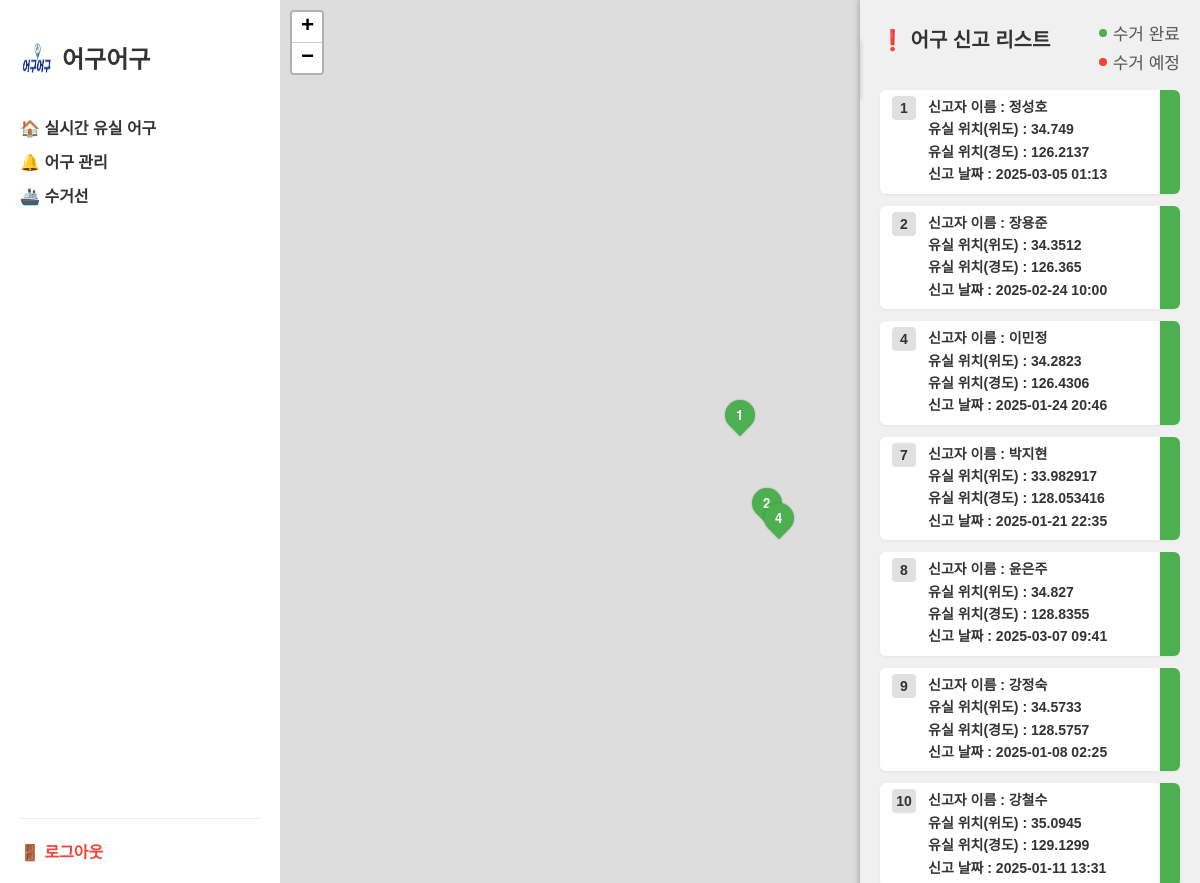
The app's page /maps/ with its own data.
### sediment/models.py (models this page shows)
class LostingGear(models.Model):
    report_id = models.IntegerField(primary_key=True)
    lg_buyer = models.ForeignKey(FishingActivity, models.DO_NOTHING, db_column='lg_buyer_id')
    lg_admin = models.ForeignKey(Admin, models.DO_NOTHING, db_column='lg_admin_id')
    cast_latitude = models.DecimalField(max_digits=9, decimal_places=6)
    cast_longitude = models.DecimalField(max_digits=9, decimal_places=6)
    cast_time = models.DateTimeField()
    report_time = models.DateTimeField()
    class Meta:
        managed = False
        db_table = 'losting_gear'

class Buyer(models.Model):
    buyer_id = models.IntegerField(primary_key=True)
    buyer_name = models.CharField(max_length=45)
    buyer_ph = models.CharField(max_length=20)
    boat_name = models.CharField(max_length=45)
    boat_weight = models.FloatField()
    class Meta:
        managed = False
        db_table = 'buyer'

### maps/views.py (the view)
# urls.py: path('', views.map_view, name='map_view'),
def map_view(request):
    view_type = request.GET.get('view', 'assigned')
    lost_reports = []
    if view_type == 'unassigned':
        report_name_map = {2: "서민석", 3: "금교현"}
        for rid in [2, 3]:
            rows = SystemData.objects.using('gpsdb').filter(report2_id=rid).order_by('-time_stamp')
            if rows.exists():
                row = rows.first()
                lost_reports.append({
                    'report_id': f'{row.report2_id}',
                    'buyer_name': report_name_map[row.report2_id],
                    'report_time': row.time_stamp.strftime('%Y-%m-%d %H:%M'),
                    'report_time_raw': row.time_stamp.strftime('%Y-%m-%d'),
                    'latitude': row.lat,
                    'longitude': row.lon,
                })
    else:
        from .models import LostingGear, FishingActivity, Buyer, Assignment
        assigned_ids = set(Assignment.objects.values_list('as_admin_id', flat=True))
        for report in LostingGear.objects.all():
            if (view_type == 'assigned' and report.lg_admin_id not in assigned_ids) or \
               (view_type == 'unassigned' and report.lg_admin_id in assigned_ids):
                continue
            try:
                activity = FishingActivity.objects.get(fa_buyer_id=report.lg_buyer_id)
                buyer = Buyer.objects.get(buyer_id=activity.fa_buyer_id)
            except (FishingActivity.DoesNotExist, Buyer.DoesNotExist):
                continue
            lost_reports.append({
                'report_id': report.report_id,
                'buyer_name': buyer.buyer_name,
                'report_time': report.report_time.strftime('%Y-%m-%d %H:%M'),
                'report_time_raw': report.report_time.strftime('%Y-%m-%d'),
                'latitude': float(report.cast_latitude),
                'longitude': float(report.cast_longitude),
            })
    context = {
        'lost_reports': lost_reports,
        'view_type': view_type,
    }
    return render(request, 'maps/maps.html', context)

### maps/templates/maps/maps.html (shortened to what this page needs)
<!DOCTYPE html>
<html lang="ko">
<head>
  {% load static %}
  <link rel="stylesheet" href="https://unpkg.com/leaflet@1.9.4/dist/leaflet.css" />
</head>
<body>
<div class="dashboard-wrapper">
  <div class="sidebar">
    <div class="sidebar-logo" onclick="window.location.href='/maps/'">
      <img src="{% static 'images/loginlogo.jpg' %}" alt="로고" class="logo-img" />
      <h2>어구어구</h2>
    </div>
    <ul class="sidebar-menu">
      <li><a href="{% url 'map_view' %}?view=assigned">🏠 실시간 유실 어구</a></li>
      <li class="menu-item">
        <div class="menu-title" onclick="toggleMenu()">🔔 어구 관리</div>
      </li>
      <li class="menu-item">
        <div class="menu-title" onclick="toggleBoatMenu()">🚢 수거선</div>
      </li>
    </ul>
    <div class="sidebar-logout" onclick="window.location.href='/login/'">🚪 로그아웃</div>
  </div>
  <main class="map-section">
    <div id="map" class="leaflet-container"></div>
  </main>
  <section class="report-list">
    <div class="report-header">
      <h3>❗ 어구 신고 리스트</h3>
      <div class="status-legend">
        <div class="legend-item"><span class="dot green"></span><a href="?view=assigned">수거 완료</a></div>
        <div class="legend-item"><span class="dot red"></span><a href="?view=unassigned">수거 예정</a></div>
      </div>
    </div>
    <ul>
      {% for report in lost_reports %}
      <li class="report-item"
          data-report-id="{{ report.report_id }}"
          data-lat="{{ report.latitude }}"
          data-lon="{{ report.longitude }}"
          data-buyer-name="{{ report.buyer_name }}"
          data-report-time="{% if report.report_time_raw %}{{ report.report_time_raw }}{% else %}{{ report.report_time|slice:":10" }}{% endif %}">
        <div class="report-index">{{ report.report_id }}</div>
        <div class="report-content">
          <div><strong>신고자 이름 :</strong> <strong>{{ report.buyer_name }}</strong></div>
          <div><strong>유실 위치(위도) :</strong> <strong>{{ report.latitude }}</strong></div>
          <div><strong>유실 위치(경도) :</strong> <strong>{{ report.longitude }}</strong></div>
          <div><strong>신고 날짜 :</strong> <strong>{{ report.report_time }}</strong></div>
        </div>
        <div class="status-box {% if view_type == 'assigned' %}green{% else %}red{% endif %}"></div>
      </li>
      {% endfor %}
    </ul>
  </section>
</div>
</body>
</html>

### maps/templates/maps/maps.html (style rules this page uses)
html, body { margin: 0; padding: 0; height: 100%; width: 100%; font-family: 'Pretendard', sans-serif; background: #f4f7fa; color: #333; }
.dashboard-wrapper { display: flex; height: 100vh; width: 100vw; position: relative; }
.sidebar { width: 240px; background: #fff; box-shadow: 2px 0 5px rgba(0,0,0,0.1); display: flex; flex-direction: column; padding: 20px; }
.sidebar-logo { display: flex; align-items: center; gap: 10px; margin-bottom: 20px; cursor: pointer; }
.logo-img { width: 32px; height: 32px; }
.sidebar-menu { list-style: none; padding: 0; margin: 0; }
.sidebar-menu li { margin-bottom: 10px; }
.sidebar-menu a { text-decoration: none; color: #333; font-weight: bold; display: block; paddi ng: 6px 0; }
.menu-title { cursor: pointer; font-weight: bold; margin-bottom: 4px; }
.sidebar-logout { margin-top: auto; cursor: pointer; color: #f44336; font-weight: bold; padding-top: 20px; border-top: 1px solid #eee; }
.map-section { flex: 1; overflow: hidden; display: flex; justify-content: center; align-items: center; position: relative; height: 100vh; }
#map { width: 100%; height: 100%; }
.report-list { position: fixed; top: 0; right: 0; width: 300px; height: 100vh; background-color: #f0f0f0; transition: right 0.3s ease; padding: 20px; box-shadow: -2px 0 5px rgba(0, 0, 0, 0.2); z-index: 1000; overflow-y: auto; }
.report-list h3 { margin-top: 4px; margin-bottom: 16px; font-size: 20px; color: #333; }
.report-list ul { list-style: none; padding: 0; }
.report-item { position: relative; background: white; border-radius: 6px; padding: 0; min-height: 60px; margin-bottom: 12px; box-shadow: 0 1px 3px rgba(0, 0, 0, 0.05); font-size: 14px; display: flex; justify-content: space-between; align-items: stretch; cursor: pointer; }
.report-content { display: flex; flex-direction: column; line-height: 1.6; padding-left: 48px; padding-right: 8px; padding-top: 6px; padding-bottom: 8px; flex: 1; }
.report-index { position: absolute; top: 6px; left: 12px; width: 24px; height: 24px; font-size: 14px; font-weight: bold; background: #e0e0e0; border-radius: 4px; color: #333; display: flex; align-items: center; justify-content: center; }
.status-box { width: 20px; border-radius: 0 6px 6px 0; align-self: stretch; }
.status-box.green { background-color: #4caf50; }
.report-header { display: flex; justify-content: space-between; align-items: flex-start; margin-bottom: 16px; }
.status-legend { display: flex; flex-direction: column; align-items: flex-end; gap: 4px; }
.status-legend a { font-size: 17px; font-weight: normal; color: #555; text-decoration: none; }
.legend-item { display: flex; align-items: center; gap: 6px; }
.dot { width: 8px; height: 8px; border-radius: 50%; display: inline-block; }
.dot.green { background-color: #4caf50; }
.dot.red { background-color: #f44336; }

### records on screen
LostingGear: report_id "1", buyer_name "정성호", latitude "34.749", longitude "126.2137", report_time "2025-03-05 01:13"
LostingGear: report_id "2", buyer_name "장용준", latitude "34.3512", longitude "126.365", report_time "2025-02-24 10:00"
LostingGear: report_id "4", buyer_name "이민정", latitude "34.2823", longitude "126.4306", report_time "2025-01-24 20:46"
LostingGear: report_id "7", buyer_name "박지현", latitude "33.982917", longitude "128.053416", report_time "2025-01-21 22:35"
LostingGear: report_id "8", buyer_name "윤은주", latitude "34.827", longitude "128.8355", report_time "2025-03-07 09:41"
LostingGear: report_id "9", buyer_name "강정숙", latitude "34.5733", longitude "128.5757", report_time "2025-01-08 02:25"
LostingGear: report_id "10", buyer_name "강철수", latitude "35.0945", longitude "129.1299", report_time "2025-01-11 13:31"
